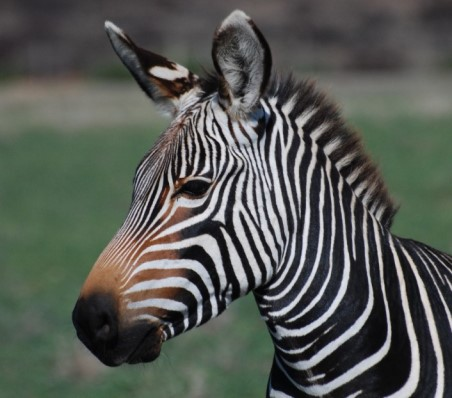
#> input picture lab4/zebra.jpg, 452 x 398 px
$ python main.py
#> lines starting #> are read from the running program, lines starting #| are printed output that depends on the picture; after the words box and inside, x2 and y2 are one past the last pixel; in counts of white or black regions, pixels touching at a corner belong together
import numpy as np
import cv2

default_structure = np.ones((3, 3))


def indx_mod(index):
    if index < 0:
        return 0
    else:
        return index


def my_dilation(img_bin, kernel):
    kernel_x, kernel_y = kernel.shape
    rezult = np.zeros((img_bin.shape[0], img_bin.shape[1]))
    img_x, img_y = img_bin.shape

    half_x = (kernel_x - 1) // 2
    half_y = (kernel_y - 1) // 2

    # print(kernel_x, (int(np.ceil((kernel_x - 1) // 2.0))), ((kernel_x - 1) // 2))
    print(len(img_bin), img_bin.shape[0], img_bin.shape[1])

    for i in range(img_x):
        for j in range(img_y):

            # находим ту часть А, на которую будем накладывать B
            a_left = indx_mod(i - half_x)
            a_right = i + (kernel_x - half_x)
            a_up = indx_mod(j - half_y)
            a_down = j + (kernel_y - half_y)
            a_part = img_bin[a_left:a_right, a_up:a_down]

            # точно ли B помещается
            b_left = int(np.fabs(i - half_x)) if i - half_x < 0 else 0
            b_up = int(np.fabs(j - half_y)) if j - half_y < 0 else 0
            b_right = kernel_x - 1 - (i + (kernel_x - half_x) - img_bin.shape[0]) if i + (
                    kernel_x - half_x) > img_bin.shape[0] else kernel_x - 1
            b_down = kernel_y - 1 - (j + (kernel_y - half_y) - img_bin.shape[1]) if j + (
                    kernel_y - half_y) > img_bin.shape[1] else kernel_y - 1
            # накладываемый B
            b = kernel[b_left:b_right + 1, b_up:b_down + 1]

            # B является подмножетсвом A
            if np.array_equal(np.logical_and(a_part, b), b):
                rezult[i, j] = 1

            # объединение A c B не явля пустым множетсвом
            if np.logical_and(b, a_part).any():
                rezult[i, j] = 1

    return rezult


def my_erosion(img_bin, kernel):
    kernel_x, kernel_y = kernel.shape
    rezult = np.zeros((img_bin.shape[0], img_bin.shape[1]))
    img_x, img_y = img_bin.shape

    half_x = (kernel_x - 1) // 2
    half_y = (kernel_y - 1) // 2

    # print(kernel_x, (int(np.ceil((kernel_x - 1) // 2.0))), ((kernel_x - 1) // 2))
    print(len(img_bin), img_bin.shape[0], img_bin.shape[1])

    for i in range(img_x):
        for j in range(img_y):

            # находим ту часть А, на которую будем накладывать B
            a_left = indx_mod(i - half_x)
            a_right = i + (kernel_x - half_x)
            a_up = indx_mod(j - half_y)
            a_down = j + (kernel_y - half_y)
            a_part = img_bin[a_left:a_right, a_up:a_down]

            # точно ли B помещается
            b_left = int(np.fabs(i - half_x)) if i - half_x < 0 else 0
            b_up = int(np.fabs(j - half_y)) if j - half_y < 0 else 0
            b_right = kernel_x - 1 - (i + (kernel_x - half_x) - img_bin.shape[0]) if i + (
                    kernel_x - half_x) > img_bin.shape[0] else kernel_x - 1
            b_down = kernel_y - 1 - (j + (kernel_y - half_y) - img_bin.shape[1]) if j + (
                    kernel_y - half_y) > img_bin.shape[1] else kernel_y - 1
            # накладываемый B
            b = kernel[b_left:b_right + 1, b_up:b_down + 1]

            # B является подмножетсвом A
            if np.array_equal(np.logical_and(a_part, b), b):
                rezult[i, j] = 1
    return rezult


if __name__ == '__main__':
    img_orig = cv2.imread("zebra.jpg", 0)
#> img_orig: shape (398, 452); min 0, max 235, mean 87.8
    # cv2.imshow("orig", img_orig)

    # бинаризация Оцу
    ret2, th2 = cv2.threshold(img_orig, 0, 255, cv2.THRESH_BINARY + cv2.THRESH_OTSU)
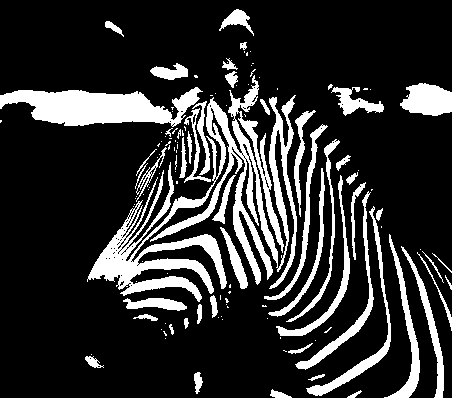
#> th2: shape (398, 452); 18.8% white; 129 white regions (79 under 20 px), largest, box (x1, y1, x2, y2) and area: (87, 75, 297, 302) 13040, (0, 87, 203, 127) 4767, (306, 206, 391, 396) 1296
#> ret2 = 118
    cv2.imshow("Otsu", th2)

    # ядро
    k = 4
    kernel = np.ones((k, k), np.uint8)

    '''
    # проверка erosion
    opencv_erosion = cv2.erode(th2, kernel, iterations=1)
    cv2.imshow("opencv_erosion", opencv_erosion)
    my_eros = my_erosion(th2, kernel)
    cv2.imshow("my_erosion", my_eros)
    '''

    '''
    # проверка dilation
    opencv_dilate = cv2.dilate(th2, kernel, iterations=1)
    cv2.imshow("opencv_dilate", opencv_dilate)
    my_dilation = my_dilate(th2, kernel)
    cv2.imshow("my_dilation", my_dilation)
    '''

    # opencv открытие
    erosion_op = cv2.erode(th2, kernel, iterations=1)
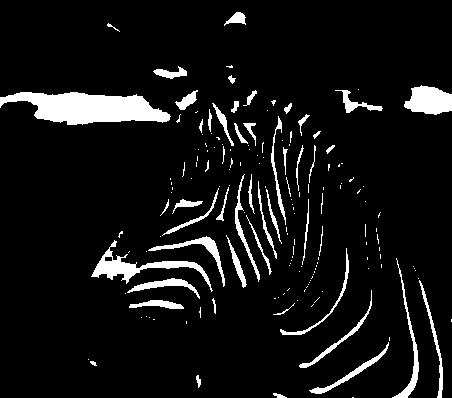
#> erosion_op: shape (398, 452); 7.6% white; 167 white regions (114 under 20 px), largest, box (x1, y1, x2, y2) and area: (0, 92, 171, 125) 3593, (91, 240, 213, 292) 1223, (404, 85, 452, 115) 1036
    opencv_opening = cv2.dilate(erosion_op, kernel, iterations=1)
#> opencv_opening: shape (398, 452); 14.9% white; 98 white regions (16 under 20 px), largest, box (x1, y1, x2, y2) and area: (0, 91, 173, 127) 4275, (90, 230, 215, 294) 2052, (403, 84, 452, 117) 1242
    cv2.imshow("opencv_opening", opencv_opening)

    # ручное открытие
    my_erosion_op = my_erosion(th2, kernel)
#| 398 398 452
#> after the loop in my_erosion, `for i in range(img_x):`: rezult: shape (398, 452) float64; values 0 (black) and 1 (white), 7.6% white; 168 white regions (115 under 20 px), largest, box (x1, y1, x2, y2) and area: (0, 91, 170, 124) 3582, (90, 239, 212, 291) 1223, (403, 84, 452, 114) 1053
    my_opening = my_dilation(my_erosion_op, kernel)
#| 398 398 452
#> after the loop in my_dilation, `for i in range(img_x):`:
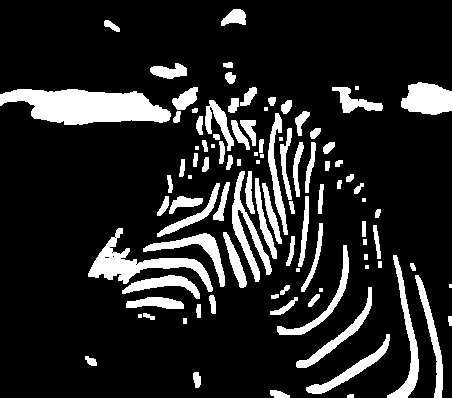
#> rezult: shape (398, 452) float64; values 0 (black) and 1 (white), 15% white; 99 white regions (15 under 20 px), largest, box (x1, y1, x2, y2) and area: (0, 89, 171, 125) 4245, (88, 228, 213, 292) 2052, (401, 82, 452, 115) 1282
    cv2.imshow("my_opening", my_opening)

    # opencv закрытие
    dilate_cl = cv2.dilate(th2, kernel, iterations=1)
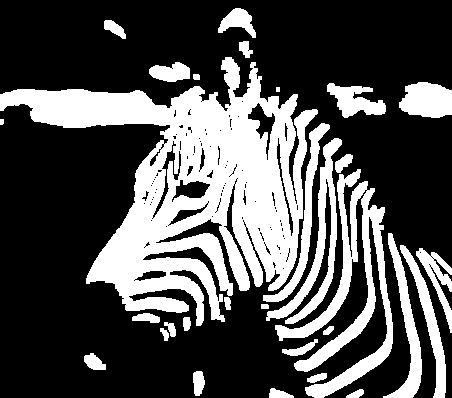
#> dilate_cl: shape (398, 452); 31.5% white; 30 white regions, largest, box (x1, y1, x2, y2) and area: (0, 57, 318, 326) 34709, (275, 169, 393, 398) 6834, (266, 138, 342, 324) 2866
    opencv_closening = cv2.erode(dilate_cl, kernel, iterations=1)
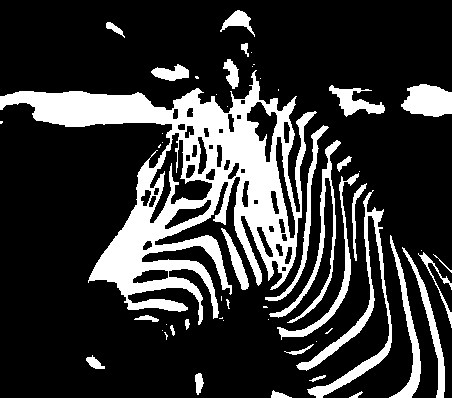
#> opencv_closening: shape (398, 452); 21.3% white; 53 white regions (24 under 20 px), largest, box (x1, y1, x2, y2) and area: (0, 70, 317, 325) 24873, (296, 190, 392, 398) 2580, (269, 140, 341, 323) 1475
    cv2.imshow("opencv_closening", opencv_closening)

    my_dilate_cl = my_dilation(th2, kernel)
#| 398 398 452
#> after the loop in my_dilation (call 2), `for i in range(img_x):`:
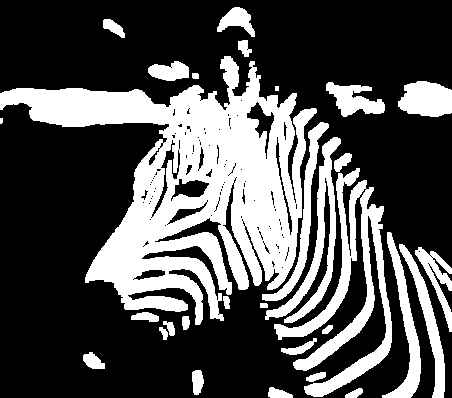
#> rezult: shape (398, 452) float64; values 0 (black) and 1 (white), 31.5% white; 30 white regions (1 under 20 px), largest, box (x1, y1, x2, y2) and area: (0, 56, 317, 325) 34692, (274, 168, 392, 397) 6834, (265, 137, 341, 323) 2866
    my_closening = my_erosion(my_dilate_cl, kernel)
#| 398 398 452
#> after the loop in my_erosion (call 2), `for i in range(img_x):`:
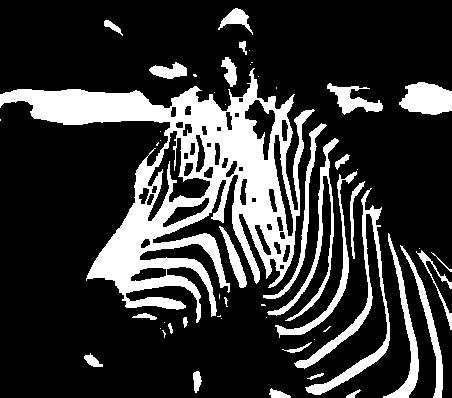
#> rezult: shape (398, 452) float64; values 0 (black) and 1 (white), 21.4% white; 53 white regions (24 under 20 px), largest, box (x1, y1, x2, y2) and area: (0, 68, 315, 323) 24845, (294, 188, 390, 395) 2573, (267, 138, 339, 321) 1475
    cv2.imshow("my_closening", my_closening)

    cv2.waitKey()
    cv2.destroyAllWindows()
